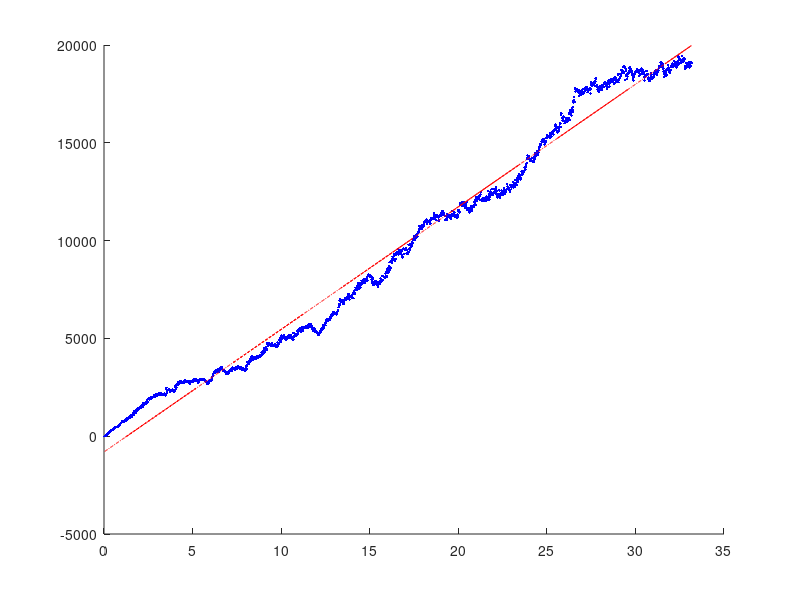

Source code (MATLAB):
function Project3()
% By Nikhil Menon
%   Takes a txt file and converts it to matrix. Then, uses the matrix to
%   simulate the movement of molecules in 3 dimensions to find the 
%   diffusion constant.

% Collecting data from file
myInfile = fopen('pos.txt', 'r');
formatSpec = '%f';
storageTemplate = [82, Inf];
indata = fscanf(myInfile,formatSpec,storageTemplate);
fclose(myInfile);
indata = indata';


time=indata(1:end,1)';
xdata=[];
ydata=[];
zdata=[];
%   Separates data into x,y, and z groups
for i=2:3:82
    xdata=[xdata,indata(:,i)];
    ydata=[ydata,indata(:,i+1)];
    zdata=[zdata,indata(:,i+2)];
end
N=size(xdata);


% Evaluates the mean square for x
xi0=xdata(1,1:end);
xsquared=[];
for n=1:N(1)
    for m=1:N(2)
        xsquared(n,m)=(xdata(n,m)-xi0(1,m)).^2;
    end
end
xfinal=sum(xsquared,2)/27;
P = polyfit(time,xfinal',1);
Dx=P(1)/2;

% Evaluates the mean square for y
yi0=ydata(1,1:end);
ysquared=[];
for n=1:N(1)
    for m=1:N(2)
        ysquared(n,m)=(ydata(n,m)-yi0(1,m)).^2;
    end
end
yfinal=sum(ysquared,2)/27;
P = polyfit(time,yfinal',1);
Dy=P(1)/2;

% Evaluates the mean square for z
zi0=zdata(1,1:end);
zsquared=[];
for n=1:N(1)
    for m=1:N(2)
        zsquared(n,m)=(zdata(n,m)-zi0(1,m)).^2;
    end
end
zfinal=sum(zsquared,2)/27;
P = polyfit(time,zfinal',1);
Dz=P(1)/2;

%   Evaluates final diffusion constant
datafinal=(2*xfinal+2*yfinal+2*zfinal)/6;
scatter(time,datafinal,'b','.'); 
P = polyfit(time,datafinal',1);
datafit = P(1)*time+P(2);
hold on;
plot(time,datafit','r-.');
Dfinal2=P(1)/2; %calculated by graphical fit
Dfinal=(2*Dx+2*Dz+2*Dy)/6; %calculated using provided formula


fprintf('The x coefficient is %.3f\n',Dx);
fprintf('The y coefficient is %.3f\n',Dy);
fprintf('The z coefficient is %.3f\n',Dz);
fprintf('The final coefficient by graphing is %.3f\n',Dfinal2);
fprintf('The final coefficient by calculation is %.3f\n',Dfinal);
end